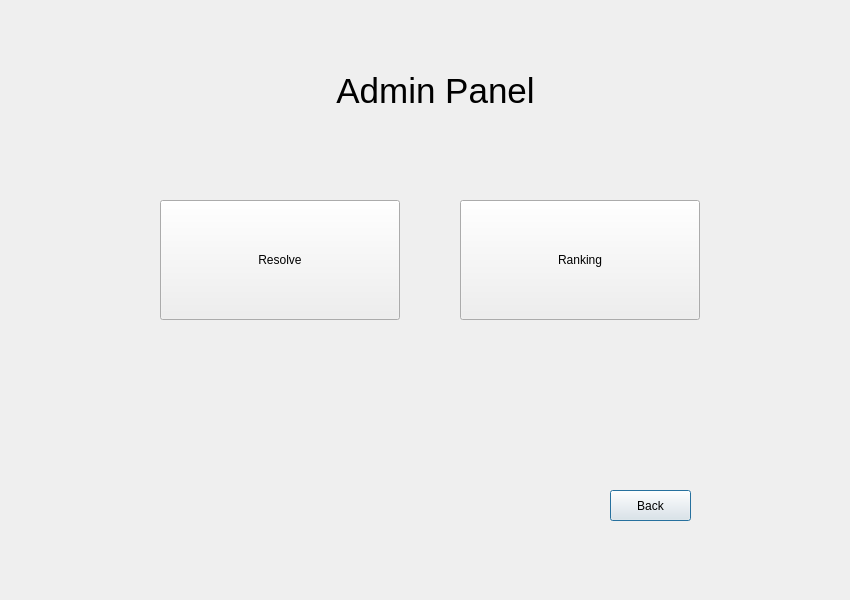
<?xml version="1.0" encoding="UTF-8"?>
<ui version="4.0">
 <class>Admin</class>
 <widget class="QDialog" name="Admin">
  <property name="geometry">
   <rect>
    <x>0</x>
    <y>0</y>
    <width>850</width>
    <height>600</height>
   </rect>
  </property>
  <property name="windowTitle">
   <string>Dialog</string>
  </property>
  <widget class="QPushButton" name="backButton">
   <property name="geometry">
    <rect>
     <x>610</x>
     <y>490</y>
     <width>81</width>
     <height>31</height>
    </rect>
   </property>
   <property name="text">
    <string>Back</string>
   </property>
  </widget>
  <widget class="QPushButton" name="resolveButton">
   <property name="geometry">
    <rect>
     <x>160</x>
     <y>200</y>
     <width>240</width>
     <height>120</height>
    </rect>
   </property>
   <property name="text">
    <string>Resolve</string>
   </property>
  </widget>
  <widget class="QPushButton" name="rankingButton">
   <property name="geometry">
    <rect>
     <x>460</x>
     <y>200</y>
     <width>240</width>
     <height>120</height>
    </rect>
   </property>
   <property name="text">
    <string>Ranking</string>
   </property>
  </widget>
  <widget class="QLabel" name="label">
   <property name="geometry">
    <rect>
     <x>310</x>
     <y>70</y>
     <width>251</width>
     <height>41</height>
    </rect>
   </property>
   <property name="font">
    <font>
     <pointsize>26</pointsize>
    </font>
   </property>
   <property name="text">
    <string>Admin Panel</string>
   </property>
   <property name="alignment">
    <set>Qt::AlignCenter</set>
   </property>
  </widget>
 </widget>
 <resources/>
 <connections/>
</ui>
